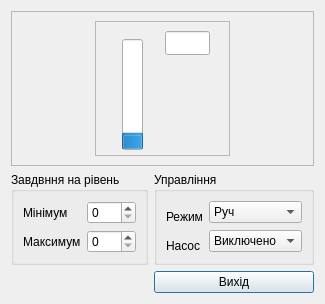
<?xml version="1.0" encoding="UTF-8"?>
<ui version="4.0">
 <class>dlgPumpCtrl</class>
 <widget class="QDialog" name="dlgPumpCtrl">
  <property name="geometry">
   <rect>
    <x>0</x>
    <y>0</y>
    <width>306</width>
    <height>284</height>
   </rect>
  </property>
  <property name="windowTitle">
   <string>Dialog</string>
  </property>
  <layout class="QGridLayout" name="gridLayout_3">
   <item row="0" column="0" colspan="2">
    <widget class="QFrame" name="frame">
     <property name="minimumSize">
      <size>
       <width>161</width>
       <height>0</height>
      </size>
     </property>
     <property name="frameShape">
      <enum>QFrame::StyledPanel</enum>
     </property>
     <property name="frameShadow">
      <enum>QFrame::Raised</enum>
     </property>
     <layout class="QHBoxLayout" name="horizontalLayout">
      <item>
       <spacer name="horizontalSpacer">
        <property name="orientation">
         <enum>Qt::Horizontal</enum>
        </property>
        <property name="sizeHint" stdset="0">
         <size>
          <width>68</width>
          <height>20</height>
         </size>
        </property>
       </spacer>
      </item>
      <item>
       <widget class="QFrame" name="mnemo">
        <property name="sizePolicy">
         <sizepolicy hsizetype="Fixed" vsizetype="Fixed">
          <horstretch>0</horstretch>
          <verstretch>0</verstretch>
         </sizepolicy>
        </property>
        <property name="minimumSize">
         <size>
          <width>135</width>
          <height>135</height>
         </size>
        </property>
        <property name="baseSize">
         <size>
          <width>135</width>
          <height>135</height>
         </size>
        </property>
        <property name="styleSheet">
         <string notr="true">QFrame
{
	border-image: url(:/mnemo/pumpCtrl.svg);
	background-repeat: no-repeat;
}</string>
        </property>
        <property name="frameShape">
         <enum>QFrame::StyledPanel</enum>
        </property>
        <property name="frameShadow">
         <enum>QFrame::Raised</enum>
        </property>
        <widget class="QProgressBar" name="s_pV">
         <property name="geometry">
          <rect>
           <x>27</x>
           <y>18</y>
           <width>21</width>
           <height>111</height>
          </rect>
         </property>
         <property name="maximum">
          <number>4000</number>
         </property>
         <property name="value">
          <number>500</number>
         </property>
         <property name="textVisible">
          <bool>false</bool>
         </property>
         <property name="orientation">
          <enum>Qt::Vertical</enum>
         </property>
        </widget>
        <widget class="QCheckBox" name="s_I">
         <property name="geometry">
          <rect>
           <x>85</x>
           <y>99</y>
           <width>21</width>
           <height>26</height>
          </rect>
         </property>
         <property name="styleSheet">
          <string notr="true">QCheckBox{
min-width: 21px;
min-height: 26px;
max-width: 21px;
max-height: 26px;
}
QCheckBox:checked
{
	image: url(:/butons/pict/bool_green_true_48x48.png);
}

QCheckBox:unchecked
{
	image: url(:/butons/pict/bool_green_false_48x48.png);
}

QCheckBox:indicator
{
	background: rgba(0, 0, 0, 0);
}
</string>
         </property>
         <property name="text">
          <string/>
         </property>
         <property name="checkable">
          <bool>true</bool>
         </property>
         <property name="checked">
          <bool>false</bool>
         </property>
        </widget>
        <widget class="QSlider" name="s_SP_max">
         <property name="geometry">
          <rect>
           <x>45</x>
           <y>14</y>
           <width>20</width>
           <height>119</height>
          </rect>
         </property>
         <property name="whatsThis">
          <string>Постійне завдання на перший параметер</string>
         </property>
         <property name="styleSheet">
          <string notr="true">QSlider::groove:vertical {
     background: rgba(0, 0, 0, 0);
/*     position: absolute;  абсолютная позиция в 4px слева и справа от виджета. установка полей виджета также будет работать... */
/*     left: 4px; right: 4px;*/
 }

 QSlider::handle:vertical {
	
	image: url(:/slider/pict/SP_1.png);
 }
</string>
         </property>
         <property name="maximum">
          <number>4000</number>
         </property>
         <property name="singleStep">
          <number>1</number>
         </property>
         <property name="pageStep">
          <number>40</number>
         </property>
         <property name="value">
          <number>0</number>
         </property>
         <property name="sliderPosition">
          <number>0</number>
         </property>
         <property name="tracking">
          <bool>false</bool>
         </property>
         <property name="orientation">
          <enum>Qt::Vertical</enum>
         </property>
         <property name="invertedAppearance">
          <bool>false</bool>
         </property>
         <property name="invertedControls">
          <bool>false</bool>
         </property>
         <property name="tickPosition">
          <enum>QSlider::NoTicks</enum>
         </property>
        </widget>
        <widget class="QSlider" name="s_SP_min">
         <property name="geometry">
          <rect>
           <x>10</x>
           <y>14</y>
           <width>20</width>
           <height>119</height>
          </rect>
         </property>
         <property name="whatsThis">
          <string>Розрахункове завдання</string>
         </property>
         <property name="styleSheet">
          <string notr="true">QSlider::groove:vertical {
     background: rgba(0, 0, 0, 0);
/*     position: absolute;  абсолютная позиция в 4px слева и справа от виджета. установка полей виджета также будет работать... */
/*     left: 4px; right: 4px;*/
 }

 QSlider::handle:vertical {
	image: url(:/slider/pict/SPR_1.png);
 }
</string>
         </property>
         <property name="maximum">
          <number>4000</number>
         </property>
         <property name="singleStep">
          <number>1</number>
         </property>
         <property name="pageStep">
          <number>80</number>
         </property>
         <property name="value">
          <number>2500</number>
         </property>
         <property name="sliderPosition">
          <number>2500</number>
         </property>
         <property name="tracking">
          <bool>false</bool>
         </property>
         <property name="orientation">
          <enum>Qt::Vertical</enum>
         </property>
         <property name="invertedAppearance">
          <bool>false</bool>
         </property>
         <property name="invertedControls">
          <bool>false</bool>
         </property>
         <property name="tickPosition">
          <enum>QSlider::NoTicks</enum>
         </property>
         <property name="tickInterval">
          <number>0</number>
         </property>
        </widget>
        <widget class="QLineEdit" name="s_lV">
         <property name="geometry">
          <rect>
           <x>70</x>
           <y>10</y>
           <width>45</width>
           <height>24</height>
          </rect>
         </property>
        </widget>
       </widget>
      </item>
      <item>
       <spacer name="horizontalSpacer_2">
        <property name="orientation">
         <enum>Qt::Horizontal</enum>
        </property>
        <property name="sizeHint" stdset="0">
         <size>
          <width>67</width>
          <height>20</height>
         </size>
        </property>
       </spacer>
      </item>
     </layout>
    </widget>
   </item>
   <item row="1" column="0">
    <widget class="QGroupBox" name="groupBox">
     <property name="title">
      <string>Завдвння на рівень</string>
     </property>
     <layout class="QGridLayout" name="gridLayout">
      <item row="0" column="0">
       <widget class="QLabel" name="label">
        <property name="text">
         <string>Мінімум</string>
        </property>
       </widget>
      </item>
      <item row="0" column="1">
       <widget class="QDoubleSpinBox" name="s_sSP_min">
        <property name="decimals">
         <number>0</number>
        </property>
        <property name="maximum">
         <double>100.000000000000000</double>
        </property>
       </widget>
      </item>
      <item row="1" column="0">
       <widget class="QLabel" name="label_2">
        <property name="text">
         <string>Максимум</string>
        </property>
       </widget>
      </item>
      <item row="1" column="1">
       <widget class="QDoubleSpinBox" name="s_sSP_max">
        <property name="decimals">
         <number>0</number>
        </property>
       </widget>
      </item>
     </layout>
    </widget>
   </item>
   <item row="1" column="1">
    <widget class="QGroupBox" name="groupBox_2">
     <property name="title">
      <string>Управління</string>
     </property>
     <layout class="QGridLayout" name="gridLayout_2">
      <item row="0" column="0" rowspan="2">
       <widget class="QLabel" name="label_3">
        <property name="text">
         <string>Режим</string>
        </property>
       </widget>
      </item>
      <item row="0" column="1">
       <widget class="QComboBox" name="s_AM">
        <item>
         <property name="text">
          <string>Руч</string>
         </property>
        </item>
        <item>
         <property name="text">
          <string>Авт</string>
         </property>
        </item>
       </widget>
      </item>
      <item row="2" column="0">
       <widget class="QLabel" name="label_4">
        <property name="text">
         <string>Насос</string>
        </property>
       </widget>
      </item>
      <item row="1" column="1" rowspan="2">
       <widget class="QComboBox" name="s_R_M">
        <item>
         <property name="text">
          <string>Виключено</string>
         </property>
        </item>
        <item>
         <property name="text">
          <string>Включено</string>
         </property>
        </item>
       </widget>
      </item>
     </layout>
    </widget>
   </item>
   <item row="3" column="0">
    <spacer name="horizontalSpacer_3">
     <property name="orientation">
      <enum>Qt::Horizontal</enum>
     </property>
     <property name="sizeHint" stdset="0">
      <size>
       <width>139</width>
       <height>20</height>
      </size>
     </property>
    </spacer>
   </item>
   <item row="3" column="1">
    <widget class="QPushButton" name="Exit">
     <property name="text">
      <string>Вихід</string>
     </property>
    </widget>
   </item>
   <item row="2" column="0" colspan="2">
    <spacer name="verticalSpacer">
     <property name="orientation">
      <enum>Qt::Vertical</enum>
     </property>
     <property name="sizeHint" stdset="0">
      <size>
       <width>20</width>
       <height>40</height>
      </size>
     </property>
    </spacer>
   </item>
  </layout>
 </widget>
 <resources/>
 <connections>
  <connection>
   <sender>Exit</sender>
   <signal>clicked()</signal>
   <receiver>dlgPumpCtrl</receiver>
   <slot>accept()</slot>
   <hints>
    <hint type="sourcelabel">
     <x>318</x>
     <y>281</y>
    </hint>
    <hint type="destinationlabel">
     <x>199</x>
     <y>149</y>
    </hint>
   </hints>
  </connection>
 </connections>
</ui>
